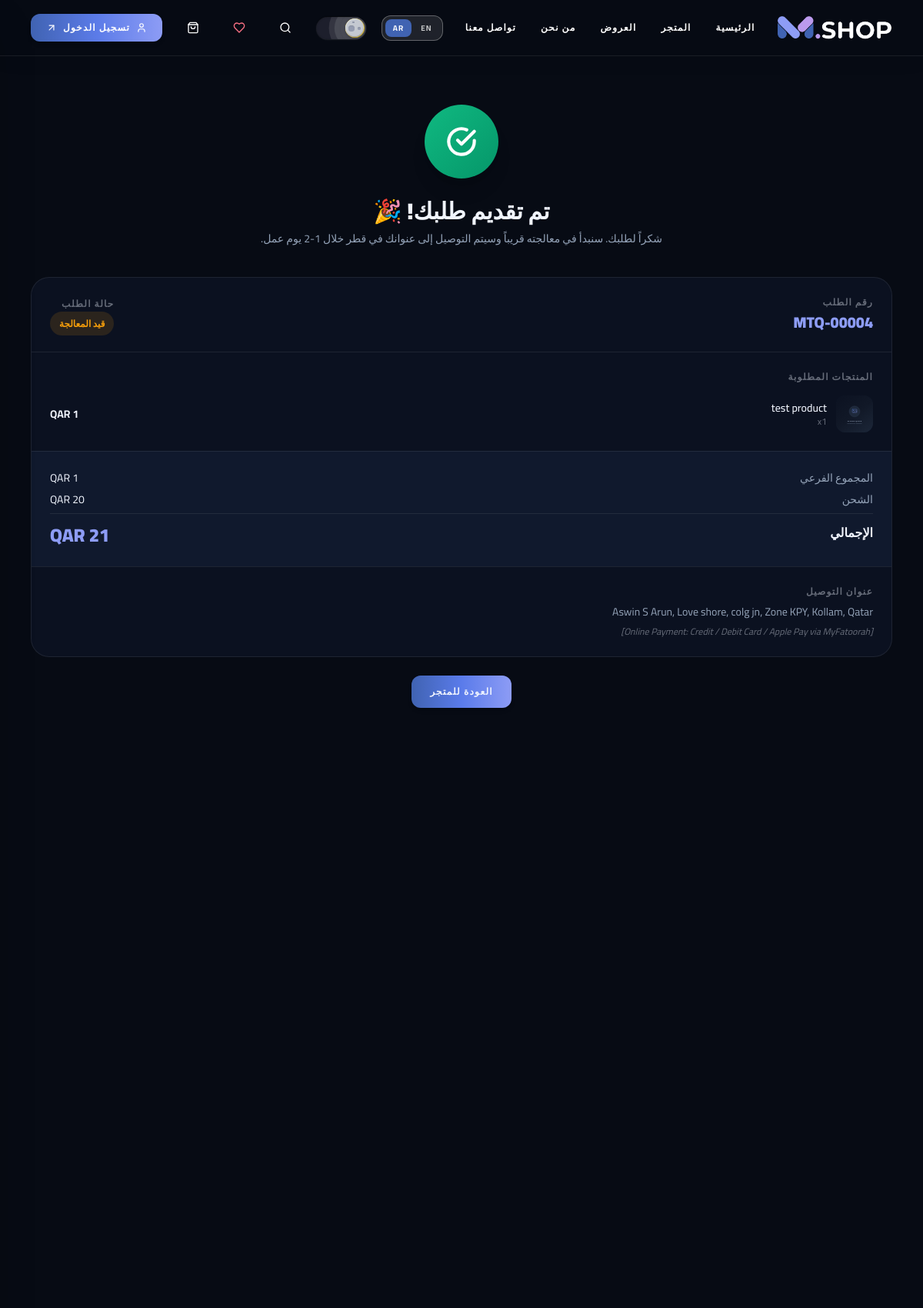
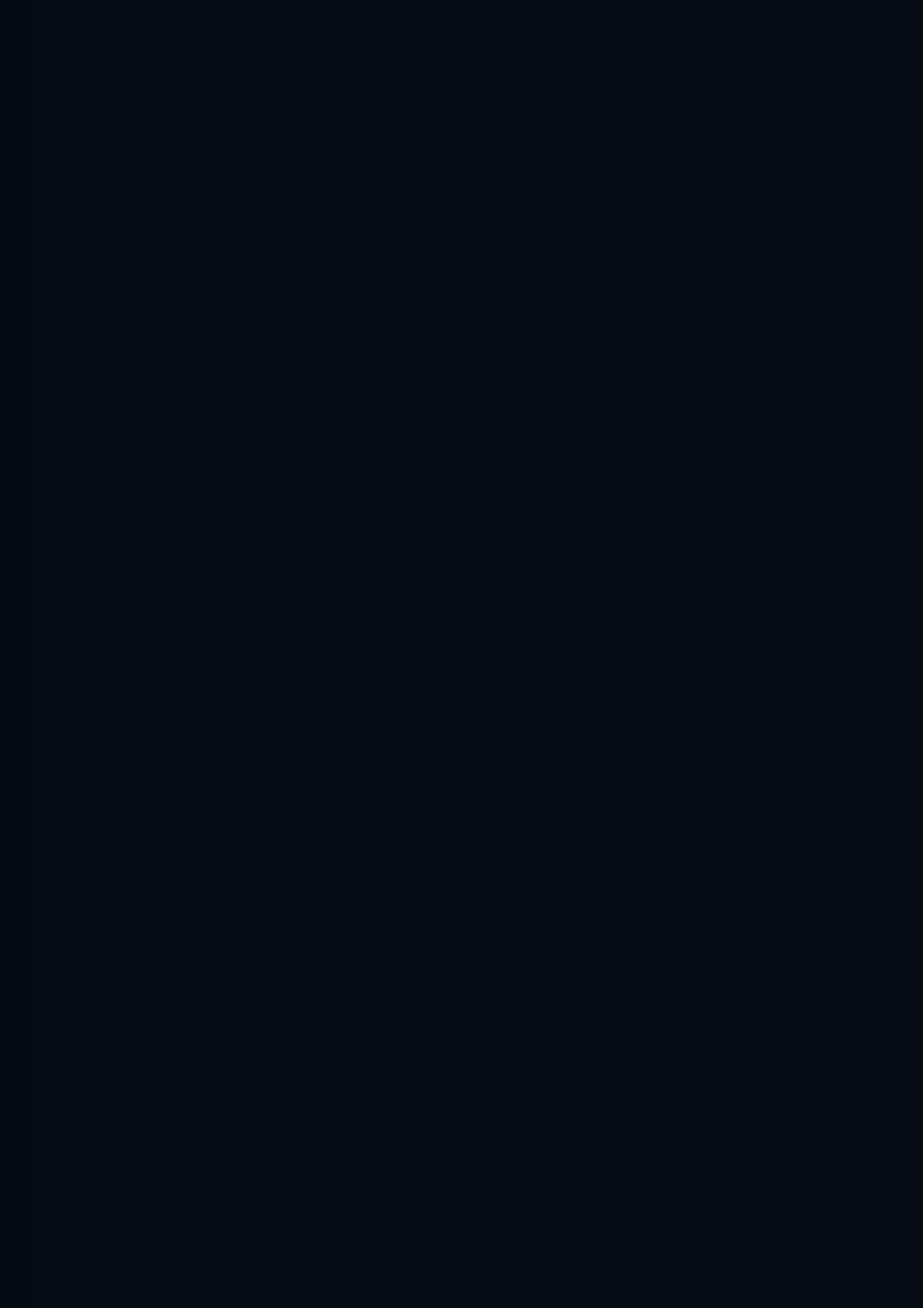
The app's page /ar/checkout/success/4/ (upper part) with its own data (2 pictures, top to bottom).
### store/models.py (models this page shows, shortened)
class Order(models.Model):
    STATUS_CHOICES = [
        ('processing', 'Processing'),
        ('confirmed', 'Confirmed'),
        ('shipped', 'Shipped'),
        ('delivered', 'Delivered'),
        ('cancelled', 'Cancelled'),
    ]
    user = models.ForeignKey(User, on_delete=models.SET_NULL, null=True, blank=True, related_name='orders')
    guest_name = models.CharField(max_length=150, blank=True)
    guest_email = models.EmailField(blank=True)
    guest_phone = models.CharField(max_length=30, blank=True)
    PAYMENT_STATUS_CHOICES = [
        ('pending', 'Pending Payment'),
        ('paid', 'Paid'),
        ('failed', 'Payment Failed'),
        ('cancelled', 'Cancelled'),
        ('cod', 'Cash on Delivery'),
    ]
    status = models.CharField(max_length=20, choices=STATUS_CHOICES, default='processing')
    payment_status = models.CharField(max_length=20, choices=PAYMENT_STATUS_CHOICES, default='pending')
    items_json = models.TextField(default='[]')
    subtotal = models.DecimalField(max_digits=10, decimal_places=2)
    shipping = models.DecimalField(max_digits=10, decimal_places=2, default=0)
    total = models.DecimalField(max_digits=10, decimal_places=2)
    address = models.ForeignKey(Address, on_delete=models.SET_NULL, null=True, blank=True)
    delivery_full_name = models.CharField(max_length=150, blank=True)
    delivery_phone = models.CharField(max_length=30, blank=True)
    delivery_building = models.CharField(max_length=100, blank=True)
    delivery_street = models.CharField(max_length=150, blank=True)
    delivery_zone = models.CharField(max_length=100, blank=True)
    delivery_city = models.CharField(max_length=100, blank=True)
    delivery_country = models.CharField(max_length=100, default='Qatar')
    payment_method = models.CharField(max_length=50, default='cash')
    fatoorah_invoice_id = models.CharField(max_length=100, blank=True, help_text='MyFatoorah Invoice ID')
    fatoorah_payment_id = models.CharField(max_length=100, blank=True, help_text='MyFatoorah Payment ID')
    fatoorah_transaction_id = models.CharField(max_length=100, blank=True, help_text='Bank transaction reference')
    fatoorah_gateway_link = models.TextField(blank=True, help_text='Direct hosted invoice payment link')
    payment_response_json = models.TextField(blank=True, default='{}', help_text='Raw verification payload')
    notes = models.TextField(blank=True, help_text='Delivery instructions or special requests')
    tracking_number = models.CharField(max_length=100, blank=True)
    created_at = models.DateTimeField(auto_now_add=True)
    updated_at = models.DateTimeField(auto_now=True)
    class Meta:
        ordering = ['-created_at']
    @property
    def order_number(self):
        return f"MTQ-{self.pk:05d}"
    @property
    def items(self):
        related_items = list(self.order_items.all())
        if related_items:
            return [
                {
                    'slug': oi.product_slug,
                    'name': oi.product_name,
                    'name_ar': oi.product_name_ar,
                    'price': float(oi.unit_price),
                    'quantity': oi.quantity,
                    'image': oi.product_image,
                    'brand': oi.product_brand,
                    'line_total': float(oi.line_total),
                }
                for oi in related_items
            ]
        try:
            return json.loads(self.items_json)
        except Exception:
            return []
    @property
    def delivery_address_display(self):
        parts = [
            self.delivery_full_name,
            self.delivery_building,
            self.delivery_street,
            f"Zone {self.delivery_zone}" if self.delivery_zone else '',
            self.delivery_city,
            self.delivery_country,
        ]
        return ', '.join(p for p in parts if p)

class OrderItem(models.Model):
    order = models.ForeignKey(Order, on_delete=models.CASCADE, related_name='order_items')
    product = models.ForeignKey(Product, on_delete=models.SET_NULL, null=True, blank=True)
    product_slug = models.CharField(max_length=255)
    product_name = models.CharField(max_length=255)
    product_name_ar = models.CharField(max_length=255, blank=True)
    product_brand = models.CharField(max_length=100, blank=True)
    product_image = models.URLField(blank=True, max_length=500)
    unit_price = models.DecimalField(max_digits=10, decimal_places=2)
    original_price = models.DecimalField(max_digits=10, decimal_places=2, null=True, blank=True)
    quantity = models.PositiveIntegerField(default=1)
    class Meta:
        ordering = ['id']
    @property
    def line_total(self):
        if self.unit_price is None:
            return 0
        return self.unit_price * (self.quantity or 1)

### store/views.py (the view)
# urls.py: path('checkout/success/<int:order_pk>/', views.checkout_success, name='checkout_success'),
def checkout_success(request, order_pk):
    locale = _get_locale(request)
    order = get_object_or_404(Order, pk=order_pk)
    if order.user and request.user.is_authenticated and order.user != request.user:
        return redirect(f'/{locale}/')
    return render(request, 'checkout/success.html', {
        'order': order,
        'locale': locale,
        'total': order.total,
        'order_items': order.items,
    })

### store/templatetags/store_tags.py (called while the page is built)
@register.filter(name='split')
def split(value, arg=' '):
    if not value:
        return []
    return [x.strip() for x in str(value).split(arg)]

### store/translations.py (called while the page is built, shortened)
def load_translations():
    global _EN_CACHE, _AR_CACHE
    if _EN_CACHE is not None and _AR_CACHE is not None:
        return _EN_CACHE, _AR_CACHE

def get_translations(locale='en'):
    en, ar = load_translations()
    return ar if locale == 'ar' else en

    def __getattr__(self, name):
        if name in self:
            return self[name]
        if self._fallback and hasattr(self._fallback, name):
            return getattr(self._fallback, name)
        if self._fallback and isinstance(self._fallback, dict) and name in self._fallback:
            return self._fallback[name]
        return ""

    def __getitem__(self, key):
        if key in self:
            return super().__getitem__(key)
        if self._fallback and key in self._fallback:
            return self._fallback[key]
        return ""

### store/views.py (called while the page is built)
def _get_locale(request):
    return 'ar' if request.path.startswith('/ar/') else 'en'

### templates/checkout/success.html (shortened to what this page needs)
{% extends "base.html" %}
{% load static %}
{% block content %}
<div class="pt-[72px] min-h-screen" style="background:var(--bg-base)">
  <div class="container-custom py-16 max-w-2xl">
    <div class="text-center mb-10">
      <div class="w-24 h-24 rounded-full flex items-center justify-center mx-auto mb-6 shadow-xl" style="background:linear-gradient(135deg,#10B981,#059669)">
        <svg xmlns="http://www.w3.org/2000/svg" width="40" height="40" viewBox="0 0 24 24" fill="none" stroke="white" stroke-width="2.5" stroke-linecap="round" stroke-linejoin="round"><path d="M22 11.08V12a10 10 0 1 1-5.93-9.14"/><path d="m9 11 3 3L22 4"/></svg>
      </div>
      <h1 class="text-3xl font-display font-black mb-2" style="color:var(--text-primary)">
        {% if is_rtl %}تم تقديم طلبك! 🎉{% else %}Order Confirmed! 🎉{% endif %}
      </h1>
      <p class="text-sm" style="color:var(--text-secondary)">
        {% if is_rtl %}
          شكراً لطلبك. سنبدأ في معالجته قريباً وسيتم التوصيل إلى عنوانك في قطر خلال 1-2 يوم عمل.
        {% else %}
          Thank you for your order! We'll process it shortly and deliver to your address in Qatar within 1–2 business days.
        {% endif %}
      </p>
    </div>
    {% if order %}
    <div class="rounded-3xl overflow-hidden border mb-6" style="background:var(--bg-surface);border-color:var(--border-color)">
      <div class="flex items-center justify-between p-6 border-b" style="border-color:var(--border-color)">
        <div>
          <p class="text-xs font-bold uppercase tracking-widest mb-1" style="color:var(--text-tertiary)">
            {% if is_rtl %}رقم الطلب{% else %}Order Number{% endif %}
          </p>
          <p class="text-xl font-display font-black" style="color:var(--color-accent)">{{ order.order_number }}</p>
        </div>
        <div class="text-right">
          <p class="text-xs font-bold uppercase tracking-widest mb-1" style="color:var(--text-tertiary)">
            {% if is_rtl %}حالة الطلب{% else %}Status{% endif %}
          </p>
          <span class="px-3 py-1 rounded-full text-xs font-bold" style="background:#F59E0B22;color:#F59E0B">
            {% if is_rtl %}قيد المعالجة{% else %}Processing{% endif %}
          </span>
        </div>
      </div>
      <div class="p-6 space-y-3">
        <p class="text-xs font-bold uppercase tracking-widest mb-4" style="color:var(--text-tertiary)">
          {% if is_rtl %}المنتجات المطلوبة{% else %}Items Ordered{% endif %}
        </p>
        {% for item in order_items %}
        <div class="flex items-center gap-3">
          <div class="w-12 h-12 rounded-xl overflow-hidden flex-shrink-0" style="background:var(--bg-surface-2)">
            <img src="{{ item.image }}" alt="{% if is_rtl and item.name_ar %}{{ item.name_ar }}{% else %}{{ item.name }}{% endif %}"
                 class="w-full h-full object-cover" loading="lazy"
                 onerror="this.src='{% static 'images/placeholder.svg' %}'" />
          </div>
          <div class="flex-1 min-w-0">
            <p class="text-sm font-medium truncate" style="color:var(--text-primary)">
              {% if is_rtl and item.name_ar %}{{ item.name_ar }}{% else %}{{ item.name }}{% endif %}
            </p>
            <p class="text-xs" style="color:var(--text-tertiary)">
              x{{ item.quantity }}
            </p>
          </div>
          <span class="text-sm font-bold flex-shrink-0" style="color:var(--text-primary)">
            {% if is_rtl %}{{ item.price|floatformat:0 }} QAR{% else %}QAR {{ item.price|floatformat:0 }}{% endif %}
          </span>
        </div>
        {% empty %}
        <p class="text-sm" style="color:var(--text-secondary)">—</p>
        {% endfor %}
      </div>
      <div class="p-6 space-y-2 border-t" style="border-color:var(--border-color);background:var(--bg-surface-2)">
        <div class="flex justify-between text-sm">
          <span style="color:var(--text-secondary)">{% if is_rtl %}المجموع الفرعي{% else %}Subtotal{% endif %}</span>
          <span style="color:var(--text-primary)">{% if is_rtl %}{{ order.subtotal|floatformat:0 }} QAR{% else %}QAR {{ order.subtotal|floatformat:0 }}{% endif %}</span>
        </div>
        <div class="flex justify-between text-sm">
          <span style="color:var(--text-secondary)">{% if is_rtl %}الشحن{% else %}Shipping{% endif %}</span>
          <span {% if order.shipping == 0 %}class="text-emerald-500 font-bold"{% else %}style="color:var(--text-primary)"{% endif %}>
            {% if order.shipping == 0 %}{% if is_rtl %}مجاني 🎉{% else %}Free 🎉{% endif %}{% else %}{% if is_rtl %}{{ order.shipping|floatformat:0 }} QAR{% else %}QAR {{ order.shipping|floatformat:0 }}{% endif %}{% endif %}
          </span>
        </div>
        <div class="flex justify-between pt-3 border-t" style="border-color:var(--border-color)">
          <span class="font-bold text-base" style="color:var(--text-primary)">{% if is_rtl %}الإجمالي{% else %}Total{% endif %}</span>
          <span class="text-2xl font-display font-black" style="color:var(--color-accent)">
            {% if is_rtl %}{{ order.total|floatformat:0 }} QAR{% else %}QAR {{ order.total|floatformat:0 }}{% endif %}
          </span>
        </div>
      </div>
      {% if order.delivery_address_display %}
      <div class="p-6 border-t" style="border-color:var(--border-color)">
        <p class="text-xs font-bold uppercase tracking-widest mb-2" style="color:var(--text-tertiary)">
          {% if is_rtl %}عنوان التوصيل{% else %}Delivery Address{% endif %}
        </p>
        <p class="text-sm" style="color:var(--text-secondary)">{{ order.delivery_address_display }}</p>
        {% if order.notes %}
        <p class="text-xs mt-2 italic" style="color:var(--text-tertiary)">{{ order.notes }}</p>
        {% endif %}
      </div>
      {% endif %}
    </div>
    {% endif %}
    <div class="flex flex-col sm:flex-row gap-4 justify-center">
      <a href="/{{ locale }}/" class="btn-primary flex items-center gap-2 justify-center">
        {% if is_rtl %}العودة للمتجر{% else %}Continue Shopping{% endif %}
      </a>
    </div>
  </div>
</div>
{% endblock %}

### static/css/globals.css (style rules this page uses)
*, *::before, *::after { box-sizing: border-box; }
html, body { margin: 0; padding: 0; }
:root, .light { --bg-base: #F5F7FA; --bg-surface: #FFFFFF; --bg-surface-2: #EEF2F8; --bg-surface-3: #DDE4F0; --text-primary: #0D1326; --text-secondary: #4A5568; --text-tertiary: rgba(13, 19, 38, 0.45); --border-color: rgba(13, 19, 38, 0.10); --border-strong: rgba(13, 19, 38, 0.20); --color-navy: #F5F7FA; --color-surface: #FFFFFF; --color-surface-2:#EEF2F8; --color-surface-3:#DDE4F0; --color-primary: #4063B2; --color-accent: #4D63C7; --color-accent-hover: #3551B0; --color-violet: #7B5EA7; --color-sage: #4D63C7; --color-taupe: #4A5568; --color-muted: #4A5568; --color-cyan: #4D63C7; --color-soft-blue:#7B5EA7; --color-white: #0D1326; --scrollbar-track: #E2E8F0; --scrollbar-thumb: #A0AEC0; --scrollbar-hover: #4D63C7; --selection-bg: #4063B2; --selection-text: #ffffff; --font-guminert: 'Space Grotesk', 'Outfit', 'Urbanist', system-ui, sans-serif; --font-condenso: 'Space Grotesk', 'Outfit', sans-serif; --font-tall: 'Space Grotesk', 'Outfit', sans-serif; --font-anton: 'Space Grotesk', 'Outfit', sans-serif; --font-inter: 'Inter', system-ui, -apple-system, sans-serif; --font-outfit: 'Outfit', sans-serif; --ease-fluid: cubic-bezier(0.16, 1, 0.3, 1); }
.dark { --bg-base: #070B14; --bg-surface: #0B1120; --bg-surface-2: #10192D; --bg-surface-3: #16223D; --text-primary: #F1F5FE; --text-secondary: #94A3B8; --text-tertiary: rgba(241, 245, 254, 0.40); --border-color: rgba(255, 255, 255, 0.08); --border-strong: rgba(255, 255, 255, 0.15); --color-navy: #070B14; --color-surface: #0B1120; --color-surface-2:#10192D; --color-surface-3:#16223D; --color-primary: #4063B2; --color-accent: #8D9CF5; --color-accent-hover: #A8B4F8; --color-violet: #BB9AED; --color-sage: #8D9CF5; --color-taupe: #94A3B8; --color-muted: #94A3B8; --color-cyan: #8D9CF5; --color-soft-blue:#BB9AED; --color-white: #F1F5FE; --scrollbar-track: #070B14; --scrollbar-thumb: #16223D; --scrollbar-hover: #8D9CF5; --selection-bg: #4063B2; --selection-text: #ffffff; }
[dir="rtl"] { font-family: var(--font-cairo), system-ui, sans-serif; }
[dir="rtl"] h1, [dir="rtl"] h2, [dir="rtl"] h3, [dir="rtl"] .font-display { font-family: var(--font-cairo), system-ui, sans-serif; letter-spacing: 0 !important; }
[dir="rtl"] p, [dir="rtl"] label, [dir="rtl"] span, [dir="rtl"] li { text-align: right; }
[dir="rtl"] .text-center p, [dir="rtl"] .text-center label, [dir="rtl"] .text-center span { text-align: center; }

### templates/base.html (style rules this page uses)
.container-custom, .container-wide { width: 100% !important; max-width: 1440px !important; margin-left: auto !important; margin-right: auto !important; padding-left: 1rem !important; padding-right: 1rem !important; }
@media (min-width: 640px) { .container-custom, .container-wide { padding-left: 1.5rem !important; padding-right: 1.5rem !important; } }
@media (min-width: 768px) { .container-custom, .container-wide { padding-left: 2rem !important; padding-right: 2rem !important; } }
@media (min-width: 1024px) { .container-custom, .container-wide { padding-left: 2.5rem !important; padding-right: 2.5rem !important; } }
[dir="rtl"], [dir="rtl"] body { font-family: 'Cairo', 'Inter', system-ui, -apple-system, sans-serif !important; }
[dir="rtl"] h1, [dir="rtl"] h2, [dir="rtl"] h3, [dir="rtl"] h4, [dir="rtl"] h5, [dir="rtl"] h6, [dir="rtl"] .font-guminert, [dir="rtl"] .font-display, [dir="rtl"] .font-sans, [dir="rtl"] .font-outfit { font-family: 'Cairo', system-ui, -apple-system, sans-serif !important; }

### records on screen
Order: order_number "MTQ-00004", delivery_address_display "Aswin S Arun, Love shore, colg jn, Zone KPY, Kollam, Qatar", notes "[Online Payment: Credit / Debit Card / Apple Pay via MyFatoorah]"
OrderItem: image (placeholder picture), name "test product"

### other values on screen
{{ label }} "الرئيسية" "المتجر" "العروض" "من نحن" "تواصل معنا"
{{ loc|upper }} "EN" "AR"
{{ t.nav.login }} "تسجيل الدخول"
{{ item.quantity }} "1"
